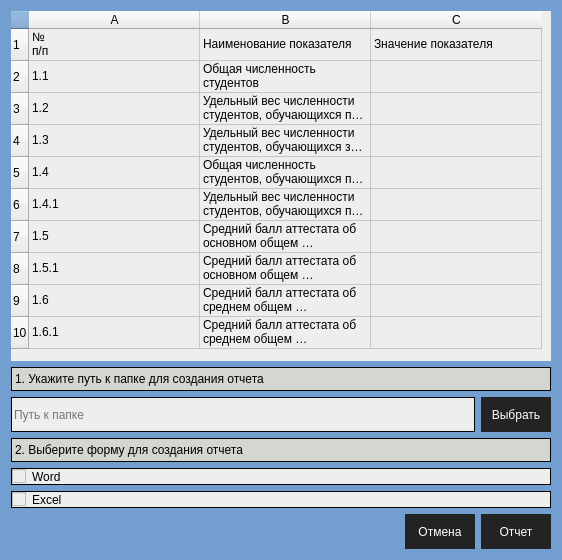
<?xml version="1.0" encoding="UTF-8"?>
<ui version="4.0">
 <class>Dialog</class>
 <widget class="QDialog" name="Dialog">
  <property name="geometry">
   <rect>
    <x>0</x>
    <y>0</y>
    <width>558</width>
    <height>560</height>
   </rect>
  </property>
  <property name="minimumSize">
   <size>
    <width>0</width>
    <height>0</height>
   </size>
  </property>
  <property name="maximumSize">
   <size>
    <width>560</width>
    <height>560</height>
   </size>
  </property>
  <property name="windowTitle">
   <string>Отчет</string>
  </property>
  <property name="styleSheet">
   <string notr="true">background-color: rgb(114, 159, 207);</string>
  </property>
  <layout class="QVBoxLayout" name="verticalLayout_2">
   <item>
    <widget class="QTableWidget" name="tableWidget">
     <property name="sizePolicy">
      <sizepolicy hsizetype="Minimum" vsizetype="Maximum">
       <horstretch>0</horstretch>
       <verstretch>0</verstretch>
      </sizepolicy>
     </property>
     <property name="minimumSize">
      <size>
       <width>540</width>
       <height>350</height>
      </size>
     </property>
     <property name="sizeIncrement">
      <size>
       <width>540</width>
       <height>350</height>
      </size>
     </property>
     <property name="focusPolicy">
      <enum>Qt::StrongFocus</enum>
     </property>
     <property name="styleSheet">
      <string notr="true">background-color: rgb(238, 238, 236);
</string>
     </property>
     <property name="frameShape">
      <enum>QFrame::NoFrame</enum>
     </property>
     <property name="autoScroll">
      <bool>true</bool>
     </property>
     <property name="editTriggers">
      <set>QAbstractItemView::NoEditTriggers</set>
     </property>
     <property name="dragEnabled">
      <bool>false</bool>
     </property>
     <property name="showGrid">
      <bool>true</bool>
     </property>
     <property name="gridStyle">
      <enum>Qt::SolidLine</enum>
     </property>
     <property name="sortingEnabled">
      <bool>false</bool>
     </property>
     <property name="wordWrap">
      <bool>true</bool>
     </property>
     <property name="cornerButtonEnabled">
      <bool>true</bool>
     </property>
     <attribute name="horizontalHeaderVisible">
      <bool>true</bool>
     </attribute>
     <attribute name="horizontalHeaderCascadingSectionResizes">
      <bool>false</bool>
     </attribute>
     <attribute name="horizontalHeaderMinimumSectionSize">
      <number>73</number>
     </attribute>
     <attribute name="horizontalHeaderDefaultSectionSize">
      <number>171</number>
     </attribute>
     <attribute name="verticalHeaderDefaultSectionSize">
      <number>32</number>
     </attribute>
     <row>
      <property name="text">
       <string>1</string>
      </property>
     </row>
     <row>
      <property name="text">
       <string>2</string>
      </property>
     </row>
     <row>
      <property name="text">
       <string>3</string>
      </property>
     </row>
     <row>
      <property name="text">
       <string>4</string>
      </property>
     </row>
     <row>
      <property name="text">
       <string>5</string>
      </property>
     </row>
     <row>
      <property name="text">
       <string>6</string>
      </property>
     </row>
     <row>
      <property name="text">
       <string>7</string>
      </property>
     </row>
     <row>
      <property name="text">
       <string>8</string>
      </property>
     </row>
     <row>
      <property name="text">
       <string>9</string>
      </property>
     </row>
     <row>
      <property name="text">
       <string>10</string>
      </property>
     </row>
     <column>
      <property name="text">
       <string>A</string>
      </property>
     </column>
     <column>
      <property name="text">
       <string>B</string>
      </property>
     </column>
     <column>
      <property name="text">
       <string>C</string>
      </property>
     </column>
     <item row="0" column="0">
      <property name="text">
       <string>№
п/п</string>
      </property>
     </item>
     <item row="0" column="1">
      <property name="text">
       <string>Наименование показателя</string>
      </property>
     </item>
     <item row="0" column="2">
      <property name="text">
       <string>Значение показателя</string>
      </property>
     </item>
     <item row="1" column="0">
      <property name="text">
       <string>1.1</string>
      </property>
     </item>
     <item row="1" column="1">
      <property name="text">
       <string>Общая численность студентов</string>
      </property>
     </item>
     <item row="2" column="0">
      <property name="text">
       <string>1.2</string>
      </property>
     </item>
     <item row="2" column="1">
      <property name="text">
       <string>Удельный вес численности студентов, обучающихся по очной форме обучения в общей численности студентов</string>
      </property>
     </item>
     <item row="3" column="0">
      <property name="text">
       <string>1.3</string>
      </property>
     </item>
     <item row="3" column="1">
      <property name="text">
       <string>Удельный вес численности студентов, обучающихся за счет средств соответствующих бюджетов бюджетной системы РФ в общей численности студентов</string>
      </property>
     </item>
     <item row="4" column="0">
      <property name="text">
       <string>1.4</string>
      </property>
     </item>
     <item row="4" column="1">
      <property name="text">
       <string>Общая численность студентов, обучающихся по профессиям и специальностям, соответствующим  списку 50 наиболее востребованных на рынке труда</string>
      </property>
     </item>
     <item row="5" column="0">
      <property name="text">
       <string>1.4.1</string>
      </property>
     </item>
     <item row="5" column="1">
      <property name="text">
       <string>Удельный вес численности студентов, обучающихся по профессиям и специальностям, соответствующим  списку 50 наиболее востребованных на рынке труда, в общей численности студентов</string>
      </property>
     </item>
     <item row="6" column="0">
      <property name="text">
       <string>1.5</string>
      </property>
     </item>
     <item row="6" column="1">
      <property name="text">
       <string>Средний балл аттестата об основном общем образовании и результатов отбора студентов, принятых на обучение по очной форме обучения(бюджетники) </string>
      </property>
     </item>
     <item row="7" column="0">
      <property name="text">
       <string>1.5.1</string>
      </property>
     </item>
     <item row="7" column="1">
      <property name="text">
       <string>Средний балл аттестата об основном общем образовании и результатов отбора студентов, принятых на обучение по очной форме обучения(платники) </string>
      </property>
     </item>
     <item row="8" column="0">
      <property name="text">
       <string>1.6</string>
      </property>
     </item>
     <item row="8" column="1">
      <property name="text">
       <string>Средний балл аттестата об среднем общем образовании и результатов отбора студентов, принятых на обучение по очной форме обучения(бюджетники) </string>
      </property>
     </item>
     <item row="9" column="0">
      <property name="text">
       <string>1.6.1</string>
      </property>
     </item>
     <item row="9" column="1">
      <property name="text">
       <string>Средний балл аттестата об среднем общем образовании и результатов отбора студентов, принятых на обучение по очной форме обучения(платники) </string>
      </property>
     </item>
    </widget>
   </item>
   <item>
    <widget class="QLabel" name="lbl_1">
     <property name="styleSheet">
      <string notr="true">border: 1px solid;
background-color: rgb(211, 215, 207);</string>
     </property>
     <property name="text">
      <string>1. Укажите путь к папке для создания отчета</string>
     </property>
    </widget>
   </item>
   <item>
    <layout class="QHBoxLayout" name="Layout_input_path">
     <item>
      <widget class="QLineEdit" name="le_folder_path">
       <property name="minimumSize">
        <size>
         <width>0</width>
         <height>35</height>
        </size>
       </property>
       <property name="styleSheet">
        <string notr="true">background-color: rgb(238, 238, 236);
border: 1px solid;</string>
       </property>
       <property name="readOnly">
        <bool>true</bool>
       </property>
       <property name="placeholderText">
        <string>Путь к папке</string>
       </property>
      </widget>
     </item>
     <item>
      <widget class="QPushButton" name="pushButton_3">
       <property name="minimumSize">
        <size>
         <width>70</width>
         <height>0</height>
        </size>
       </property>
       <property name="maximumSize">
        <size>
         <width>16777215</width>
         <height>40</height>
        </size>
       </property>
       <property name="styleSheet">
        <string notr="true">QPushButton {
	color: rgb(255, 255, 255);
	background-color: rgb(35, 35, 35);
	border: 0px solid;
}
QPushButton:hover {
	background-color: rgb(85, 170, 255);
}</string>
       </property>
       <property name="text">
        <string>Выбрать</string>
       </property>
      </widget>
     </item>
    </layout>
   </item>
   <item>
    <widget class="QLabel" name="lbl_2">
     <property name="styleSheet">
      <string notr="true">border: 1px solid;
background-color: rgb(211, 215, 207);</string>
     </property>
     <property name="text">
      <string>2. Выберите форму для создания отчета</string>
     </property>
    </widget>
   </item>
   <item>
    <layout class="QVBoxLayout" name="Layout_chouse_format">
     <item>
      <widget class="QCheckBox" name="checkBox_word">
       <property name="styleSheet">
        <string notr="true">background-color: rgb(238, 238, 236);
border: 1px solid;</string>
       </property>
       <property name="text">
        <string>Word</string>
       </property>
      </widget>
     </item>
     <item>
      <widget class="QCheckBox" name="checkBox_excel">
       <property name="styleSheet">
        <string notr="true">background-color: rgb(238, 238, 236);
border: 1px solid;</string>
       </property>
       <property name="text">
        <string>Excel</string>
       </property>
      </widget>
     </item>
    </layout>
   </item>
   <item>
    <layout class="QHBoxLayout" name="Layout_dialog">
     <item>
      <spacer name="horizontalSpacer">
       <property name="orientation">
        <enum>Qt::Horizontal</enum>
       </property>
       <property name="sizeHint" stdset="0">
        <size>
         <width>40</width>
         <height>20</height>
        </size>
       </property>
      </spacer>
     </item>
     <item>
      <widget class="QPushButton" name="btn_cancel">
       <property name="minimumSize">
        <size>
         <width>70</width>
         <height>35</height>
        </size>
       </property>
       <property name="styleSheet">
        <string notr="true">QPushButton {
	color: rgb(255, 255, 255);
	background-color: rgb(35, 35, 35);
	border: 0px solid;
}
QPushButton:hover {
	background-color: rgb(85, 170, 255);
}</string>
       </property>
       <property name="text">
        <string>Отмена</string>
       </property>
      </widget>
     </item>
     <item>
      <widget class="QPushButton" name="btn_report">
       <property name="minimumSize">
        <size>
         <width>70</width>
         <height>35</height>
        </size>
       </property>
       <property name="styleSheet">
        <string notr="true">QPushButton {
	color: rgb(255, 255, 255);
	background-color: rgb(35, 35, 35);
	border: 0px solid;
}
QPushButton:hover {
	background-color: rgb(85, 170, 255);
}</string>
       </property>
       <property name="text">
        <string>Отчет</string>
       </property>
      </widget>
     </item>
    </layout>
   </item>
  </layout>
 </widget>
 <resources/>
 <connections/>
</ui>
